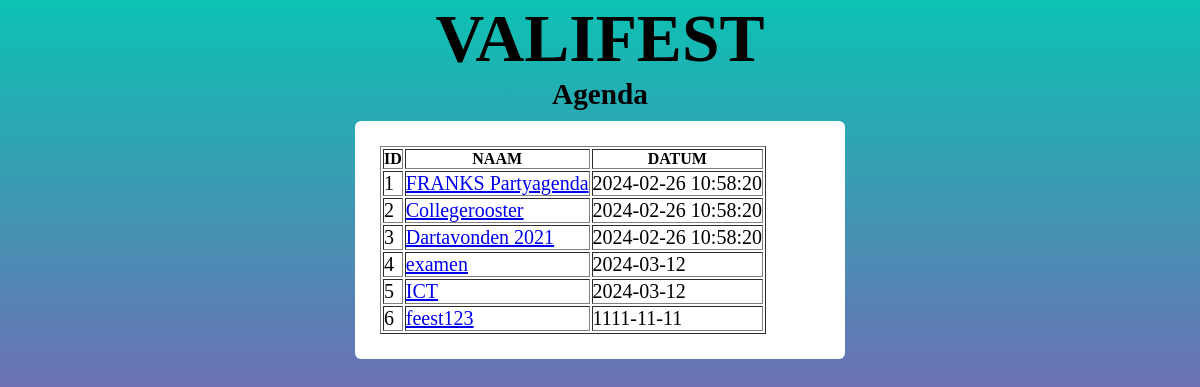
Page /agenda on the committed database.
### tables this page shows
CREATE TABLE agendas (
            id INTEGER PRIMARY KEY AUTOINCREMENT,
            url_name TEXT NOT NULL,
            title TEXT NOT NULL,
            external_stylesheet TEXT,
            date_created DATE NOT NULL DEFAULT CURRENT_TIMESTAMP
        );

### app.py (the view)
@app.route("/agenda" )
def guestAgenda():
    note_model = NoteModel()
    page = request.args.get('page', 1, type=int)
    user_role = session.get('user_role')
    offset = (page-1)*20
    agendas = note_model.get_agenda('databases/event_calendar.db', agenda_name="agenda")
    return render_template('agenda.html.jinja', title = "Agenda", agendas = agendas, page = page, user_role=user_role)

### lib/database/users_sql.py (called while the page is built)
    def get_agenda (self,db, agenda_name):
        connection = sqlite3.connect(db)
        cursor = connection.cursor()
        cursor.row_factory = sqlite3.Row
        cursor.execute("SELECT * FROM agendas")
        return cursor.fetchall()

### templates/agenda.html.jinja (shortened to what this page needs)
<html lang="en">
<head>
    <link rel="stylesheet" href="{{ url_for('static', filename='guestPage.css') }}">
</head>
<body>
    <div>
        <section class = 'title'>
            <h1 >VALIFEST</h1>
    <div>
        <section class ="agenda">
            <h1 >Agenda</h1>
    </div>
    <div class = 'kalender'>
        <table border="1px">
            <thead>
                <tr>
                    <th>ID</th>
                    <th>NAAM</th>
                    <th>DATUM</th>
                </tr>
            </thead>
            <tbody>
                {% for event_calendar in agendas%}
                <tr>
                <td> {{event_calendar.id}} </td>
                <td> <a href = "http://127.0.0.1:5001/agenda/{{event_calendar.url_name}}">{{event_calendar.title}} </a></td>
                <td>{{event_calendar.date_created}}</td>
                </tr>
                {% endfor%}
            </tbody>
        </table>
    </div>
</body>
</html>

### static/guestPage.css (style rules this page uses)
body { margin: 0; height: 100vh; padding: 0; background: linear-gradient(to bottom, #0cc2b3, #d319b4); transition: background 0.5ms ease; }
* { margin: 0; padding: 0; box-sizing: border-box; }
.agenda { text-align: below; font-size: 25px; }
.title { text-align: center; font-size: 45px; }
.kalender { position: center; background-color: rgb(255, 255, 255); left: 40%; bottom: 100px; width: 490px; padding: 25px; margin: 10px auto; border-radius: 6px; }
.kalender td { font-size: 20px; }

### rows in the picture
agendas: id "1", title "FRANKS Partyagenda", date_created "2024-02-26 10:58:20"
agendas: id "2", title "Collegerooster", date_created "2024-02-26 10:58:20"
agendas: id "3", title "Dartavonden 2021", date_created "2024-02-26 10:58:20"
agendas: id "4", title "examen", date_created "2024-03-12"
agendas: id "5", title "ICT", date_created "2024-03-12"
agendas: id "6", title "feest123", date_created "1111-11-11"
